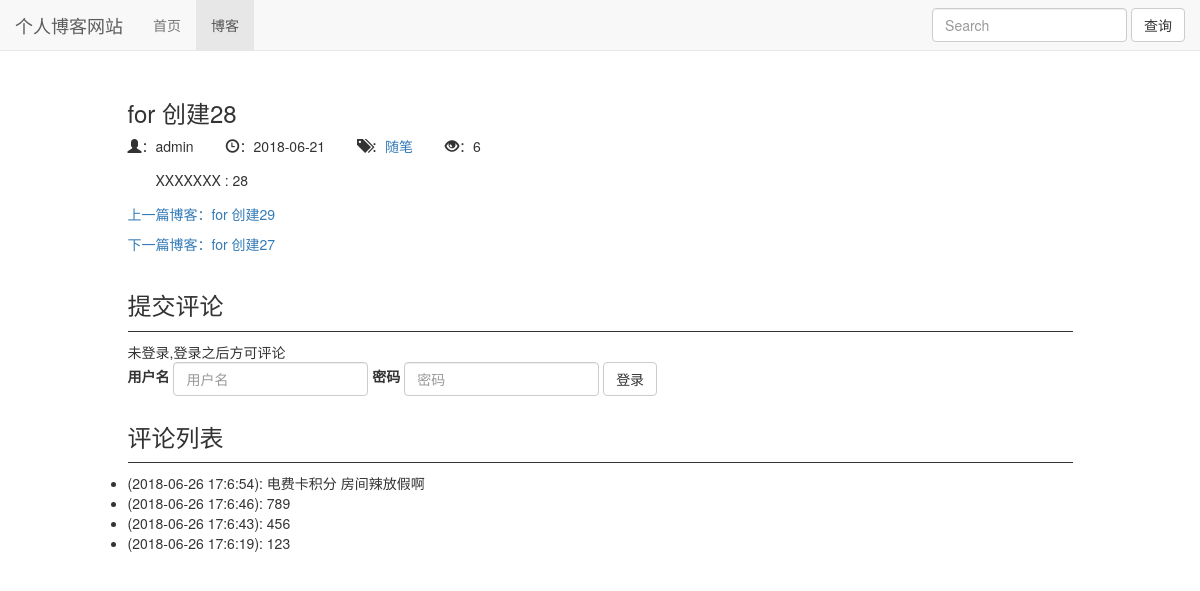
Page /blog/36 on the committed database.
### blog/models.py (models this page shows, shortened)
class Blog(models.Model):
    tittle = models.CharField(max_length=50)
    blogtype = models.ForeignKey(BlogType,on_delete=models.DO_NOTHING)
    author = models.ForeignKey(User,on_delete=models.DO_NOTHING)
    content = RichTextUploadingField()
    readDetail = GenericRelation(ReadDetail)
    created_time = models.DateTimeField(auto_now_add=True)
    last_update_time = models.DateTimeField(auto_now=True)
    def get_read_num(self):
        try:
            ct = ContentType.objects.get_for_model(Blog)
            readnum = ReadNum.objects.get(content_type=ct, object_id=self.pk)
            return readnum.read_num
        except exceptions.ObjectDoesNotExist:
            return 0
    class Meta:
        ordering=['-created_time',]

class BlogType(models.Model):
    typename = models.CharField(max_length=15)
    def __str__(self):
        return self.typename

### read_statistics/models.py (models this page shows)
class ReadNum(models.Model):
    read_num = models.IntegerField(default=0)
    content_type = models.ForeignKey(ContentType, on_delete=models.DO_NOTHING)
    object_id = models.PositiveIntegerField()
    content_object = GenericForeignKey('content_type', 'object_id')

### comment/models.py (models this page shows)
class Comment(models.Model):
    content_type = models.ForeignKey(ContentType, on_delete=models.DO_NOTHING)
    object_id = models.PositiveIntegerField()
    content_object = GenericForeignKey('content_type', 'object_id')
    comment_user = models.ForeignKey(User,on_delete=models.DO_NOTHING)
    comment_content = models.TextField()
    comment_datatime = models.DateTimeField(auto_now_add=True)
    class Meta:
        ordering = ['-comment_datatime']

### blog/views.py (the view)
# urls.py: path('<int:blog_pk>',views.blog_detail,name='blog_detail'),
def blog_detail(request,blog_pk):
    blog = get_object_or_404(Blog,pk=blog_pk)
    ct = ContentType.objects.get_for_model(Blog)
    if not request.COOKIES.get('blog_%s_read' % blog_pk):
        readnum, created = ReadNum.objects.get_or_create(content_type=ct, object_id=blog.pk)
        readnum.read_num += 1
        readnum.save()
        date = timezone.now().date()
        readDetail, created = ReadDetail.objects.get_or_create(content_type=ct, object_id=blog.pk, date= date)
        readDetail.read_num += 1
        readDetail.save()
    comment_list = Comment.objects.filter(content_type=ct, object_id=blog.pk)
    current_blog_create_time = blog.created_time
    previous_blog = Blog.objects.filter(created_time__gt=current_blog_create_time).last()
    next_blog = Blog.objects.filter(created_time__lt=current_blog_create_time).first()
    context = {}
    context['previous_blog'] = previous_blog
    context['next_blog'] = next_blog
    context['blog'] = blog
    context['comment_list'] = comment_list
    response = render(request,"blog/blog_detail.html",context)
    response.set_cookie('blog_%s_read' % blog_pk,'True')
    return response

### templates/blog/blog_detail.html (shortened to what this page needs)
{% extends 'base.html' %}
{% load staticfiles %}
{% block head_extand %}
    <link rel="stylesheet" href="{% static 'blog.css' %}">
{% endblock %}
{% block nav_blog_active %}active{% endblock %}
{% block content %}
    <div class="container">
        <div class="row">
            <div class="col-xs-10 col-xs-offset-1">
                <h3>{{ blog.tittle }}</h3>
                <ul class="blog-info-description">
                  <li><span class="glyphicon glyphicon-user" aria-hidden="true"></span>：{{ blog.author }}</li>
                  <li><span class="glyphicon glyphicon-time" aria-hidden="true"></span>：{{ blog.created_time|date:"Y-m-d" }}</li>
                  <li><span class="glyphicon glyphicon-tags" aria-hidden="true"></span>：<a href="{% url 'blog_with_type' blog.blogtype.pk %}">{{ blog.blogtype }}</a></li>
                  <li><span class="glyphicon glyphicon-eye-open" aria-hidden="true"></span>：{{ blog.get_read_num }}</li>
                </ul>
                <div class="blog-content">{{ blog.content|safe}}</div>
                <div class="blog-more">
                    {% if previous_blog %}
                        <p>
                            <a href="{% url 'blog_detail' previous_blog.pk %}">上一篇博客：{{ previous_blog.tittle }}</a>
                        </p>
                    {% endif %}
                    {% if next_blog %}
                        <p>
                            <a href="{% url 'blog_detail' next_blog.pk %}">下一篇博客：{{ next_blog.tittle }}</a>
                        </p>
                    {% endif %}
                </div>
            </div>
        </div>
        <div class="row">
            <div class="col-xs-10 col-xs-offset-1">
                <div class="comment-area">
                    <h3 class="comment-title">提交评论</h3>
                    {% if user.is_authenticated %}
                       {{ user.username }} ,欢迎评论 -
                        <form action="{% url 'update_comment' %}" method="post">
                            {% csrf_token %}
                            <textarea  name="comment_content" class="form-control" rows="4"></textarea>
                            <input type="hidden" name="object_id" value="{{ blog.pk }}">
                            <input type="hidden" name="content_type" value="blog">
                            <button type="submit" class="btn btn-default">评论</button>
                        </form>
                    {% else %}
                        <span >未登录,登录之后方可评论</span>
                        <form class="form-inline" action="{% url 'login' %}" method="post">
                          <div class="form-group">
                            <label for="username">用户名</label>
                            <input type="text" class="form-control" name="username" id="username" placeholder="用户名">
                          </div>
                          <div class="form-group">
                            <label for="password">密码</label>
                            <input type="password" class="form-control" name="password" id="password" placeholder="密码">
                          </div>
                          <button type="submit" class="btn btn-default">登录</button>
                        </form>
                    {% endif %}
                </div>
                <div class="comment-area">
                    <h3 class="comment-title">评论列表</h3>
                    <ul>
                        {% for comment in comment_list %}
                            <li>{{ user.username }}({{ comment.comment_datatime|date:'Y-m-d H:n:s' }}): {{ comment.comment_content }}</li>
                        {% empty %}
                            暂无评论
                        {% endfor %}
                    </ul>
                </div>
            </div>
        </div>
    </div>
{% endblock %}

### static/base.css (style rules this page uses)
* { margin: 0; padding: 0; }
body { margin-top: 80px!important; }

### static/blog.css (style rules this page uses)
ul.blog-info-description { list-style-type: none; margin-bottom: 1em; }
ul.blog-info-description li { display: inline-block; margin-right: 2em; }
div.blog-content { text-indent: 2em; }
div.blog-more { margin-top: 1em; }
div.comment-area { margin-top: 2em; }
h3.comment-title { padding-bottom: 0.5em; border-bottom: 1px solid; }

### rows in the picture
Blog: tittle "for 创建28", author "admin", created_time "2018-06-21", blogtype "随笔", get_read_num "6", content "XXXXXXX : 28"
Blog: tittle "for 创建29"
Blog: tittle "for 创建27"
Comment: comment_datatime "2018-06-26 17:6:54", comment_content "电费卡积分 房间辣放假啊"
Comment: comment_datatime "2018-06-26 17:6:46", comment_content "789"
Comment: comment_datatime "2018-06-26 17:6:43", comment_content "456"
Comment: comment_datatime "2018-06-26 17:6:19", comment_content "123"
